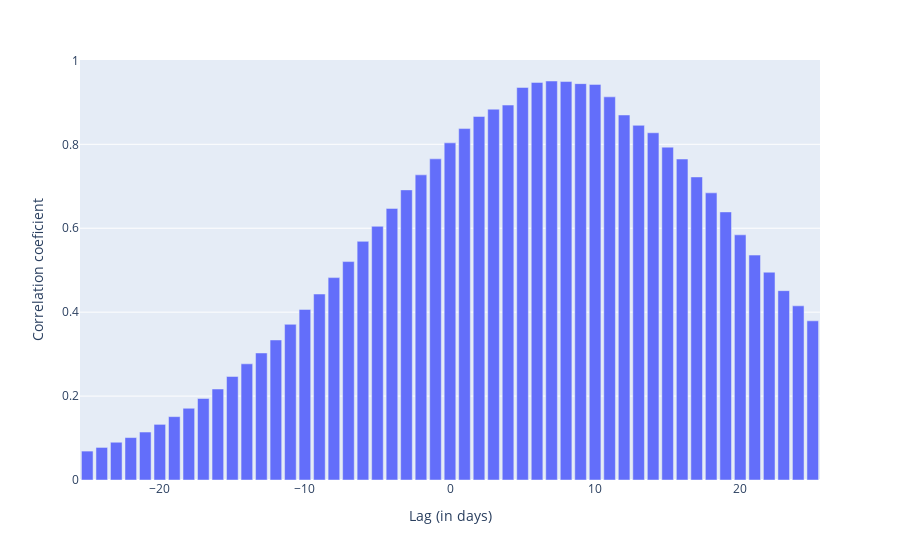

The notebook cell this image was saved under:
### Markdown cell above
The correlation coeficient between the deaths and cases curves is plotted below. The lag (x axis) corresponds the a shift between the two curves: a lag of zero shows the correlation between the curves as they occured in reality. A lag of 7 days shows the correlation between the two curve if one is shifted by 7 days. The maximum correlation for a lag between 7 and 10 days means that deaths and cases are highly correlated but with a 7-10 delay.

### Code cell
import matplotlib.pyplot as plt
import numpy as np

#plt.xcorr(df_china['cases'], df_china['deaths'], usevlines=True, maxlags=30, normed=True, lw=2)
#plt.show()
#xcorr(df_china['cases'], df_china['deaths'])
[lag, coef] = xcorr(df_china['cases'], df_china['deaths'])
lag[np.argmax(coef)]

import plotly.express as px
fig = px.bar(x=lag, y = coef, labels={'x':'Lag (in days)', 'y':'Correlation coeficient'})
fig.show()

from plotly.offline import plot
plot(fig, filename="STaamallah_covid19_analysis_chart_6_20200410.html", auto_open = False)

### Figure 1 — Plotly figure (JSON) as saved in the notebook; plotly's stock layout.template omitted (floating-point values rounded to 4 significant figures)
{"data": [{"alignmentgroup": "True", "hoverlabel": {"namelength": 0}, "hovertemplate": "Lag (in days)=%{x}<br>Correlation coeficient=%{y}", "legendgroup": "", "marker": {"color": "#636efa"}, "name": "", "offsetgroup": "", "orientation": "v", "showlegend": false, "textposition": "auto", "type": "bar", "x": [-25, -24, -23, -22, -21, -20, -19, -18, -17, -16, -15, -14, -13, -12, -11, -10, -9, -8, -7, -6, -5, -4, -3, -2, -1, 0, 1, 2, 3, 4, 5, 6, 7, 8, 9, 10, 11, 12, 13, 14, 15, 16, 17, 18, 19, 20, 21, 22, 23, 24, 25], "xaxis": "x", "y": [0.0689, 0.07761, 0.08998, 0.1011, 0.1143, 0.1326, 0.151, 0.171, 0.1942, 0.2168, 0.2467, 0.2769, 0.3027, 0.3337, 0.371, 0.4065, 0.4432, 0.4823, 0.5205, 0.5687, 0.6046, 0.6473, 0.6914, 0.7271, 0.7653, 0.8034, 0.8375, 0.8663, 0.8837, 0.8935, 0.9355, 0.9475, 0.9509, 0.9495, 0.9446, 0.9428, 0.913, 0.8698, 0.8452, 0.8275, 0.7932, 0.7649, 0.7222, 0.6843, 0.6389, 0.5842, 0.536, 0.4952, 0.4512, 0.4151, 0.3794], "yaxis": "y"}], "layout": {"autosize": true, "barmode": "relative", "legend": {"tracegroupgap": 0}, "margin": {"t": 60}, "xaxis": {"anchor": "y", "autorange": true, "domain": [0, 1], "range": [-25.5, 25.5], "title": {"text": "Lag (in days)"}, "type": "linear"}, "yaxis": {"anchor": "x", "autorange": true, "domain": [0, 1], "range": [0, 1.001], "title": {"text": "Correlation coeficient"}, "type": "linear"}}}
